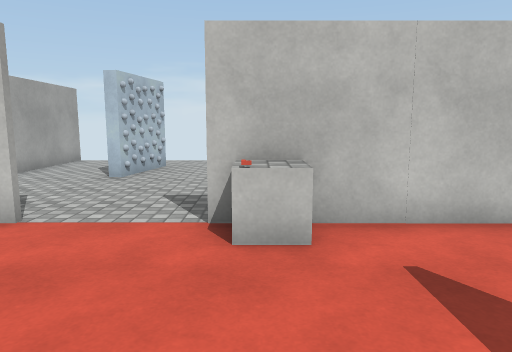
[1] (above)

13 first-person views from a walk through a scene from a Unity 3-D project. The camera is 1.5 m above the floor, tilts 8° down and sees 70° across. The floor is counted in squares, 1 m on a side. Each view is taken from the middle of a square. On the plan, view 1 faces up. The plan holds only what a view shows up to about 16 squares ahead; the rest is blank. The player character is not drawn. Surface patterns are stand-ins for the level's own textures.

[2]
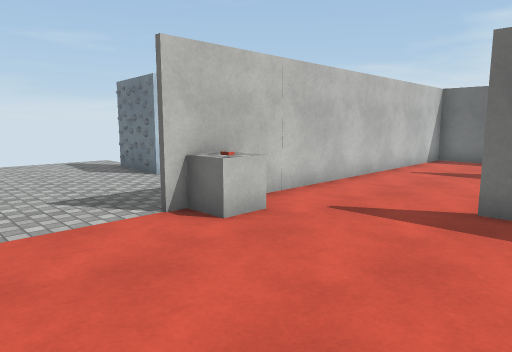

[3]
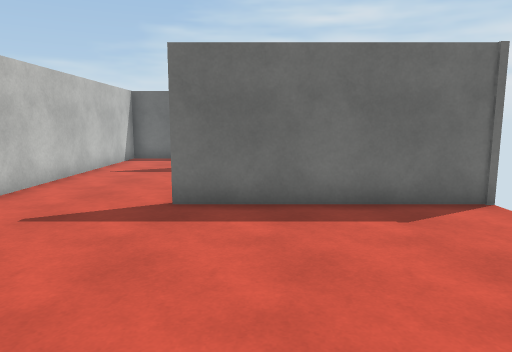

[4]
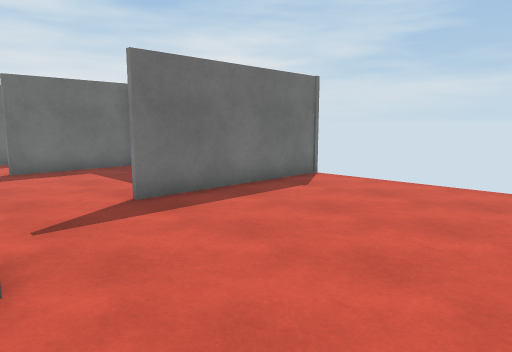

[5]
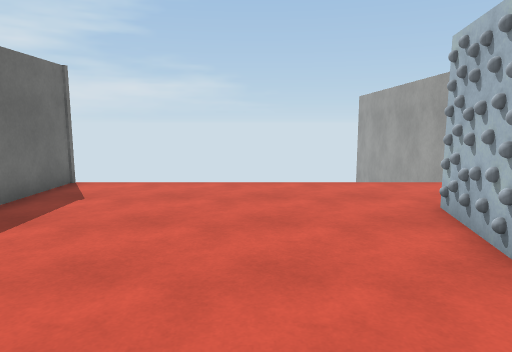

[6]
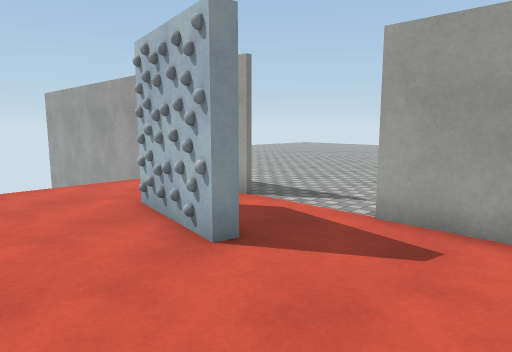

[7]
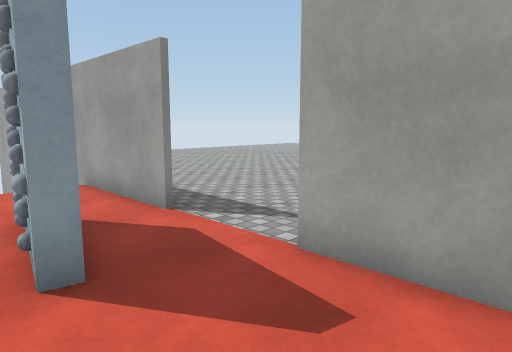

[8]
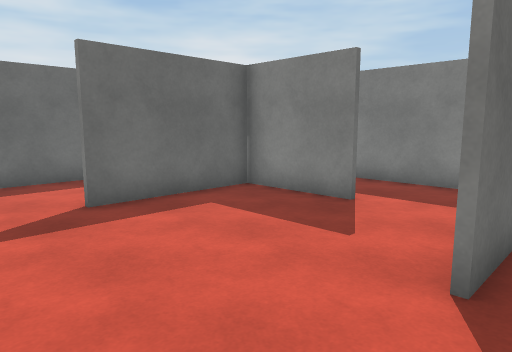

[9]
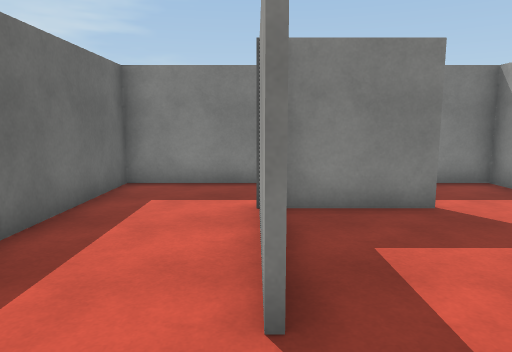

[10]
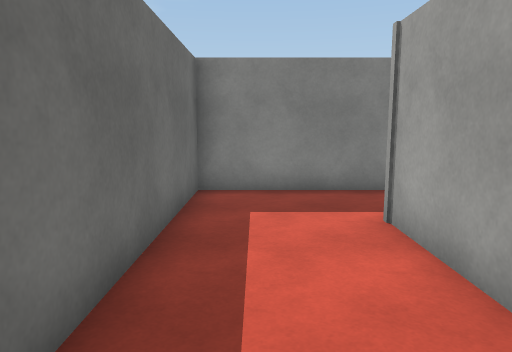

[11]
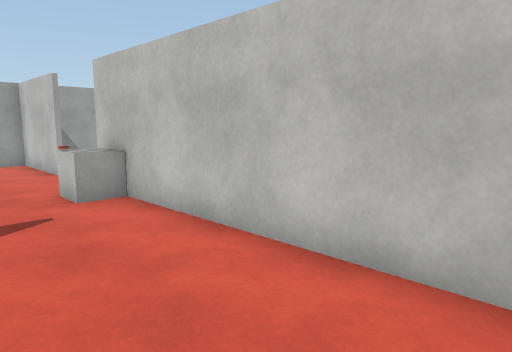

[12]
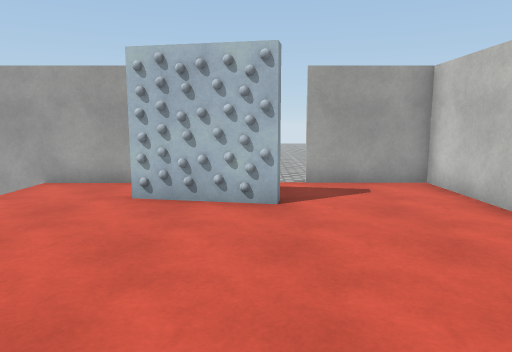

[13]
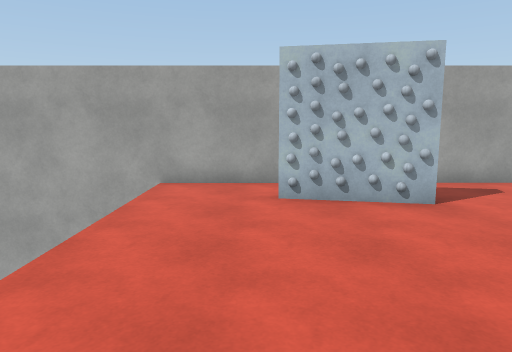

### Floor plan
Points are (right, up) in squares from view 1. A wall is a line through its corners. A room is listed if a view was taken in it or the views show most of it. See-through windows are left out.
Room 1 (views 1, 2, 3, 4, 5, 6, 7, 8, 9, 10, 11, 12, 13)
walls: (5.8, -1.5) (8.8, -1.5) (8.8, 2.6); (2.6, -4.3) (12.3, -4.3) (12.3, 5.5) (-0.8, 5.5); (2.8, -4.6) (2.8, 1.6); (8.9, 2.6) (8.9, -1.6); (-3.6, 5.5) (-7.4, 5.5) (-7.4, 2.2); (-5.3, 1.5) (-4.8, 1.4) (-5.4, -1.6); (-7.4, -0.6) (-7.4, -14.2)
ways out: opening at (-8, 1); opening at (-2, 6)
objects: other object (-5, 0); cube (0, 5) to (1, 5)

Positions as (right, up) in squares from view 1, and headings:
1: (0, 0), facing up
2: (-4, 0), facing up-right
3: (-4, 0), facing right
4: (-4, 5), facing down-right
5: (-2, 5), facing down
6: (-2, 5), facing down-left
7: (-4, 5), facing down-left
8: (2, 5), facing down-right
9: (9, 5), facing down
10: (11, 4), facing down
11: (8, 2), facing up-left
12: (2, 1), facing left
13: (2, -2), facing left
